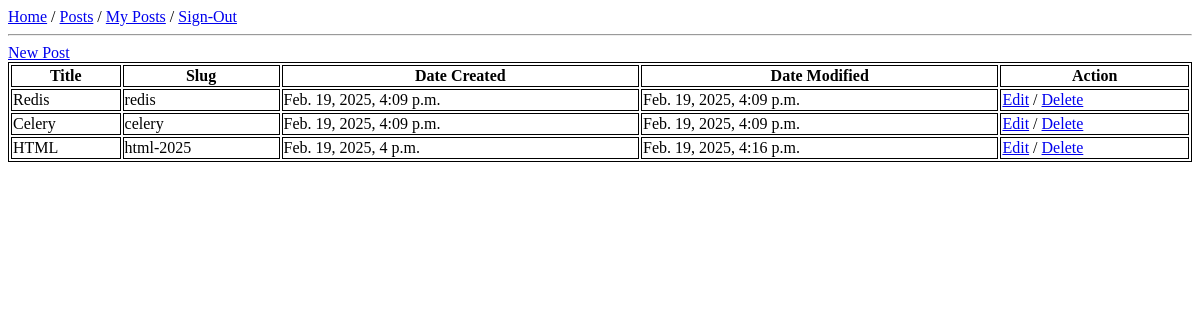
The page /account/posts/ (signed in) on the database as committed earlier.
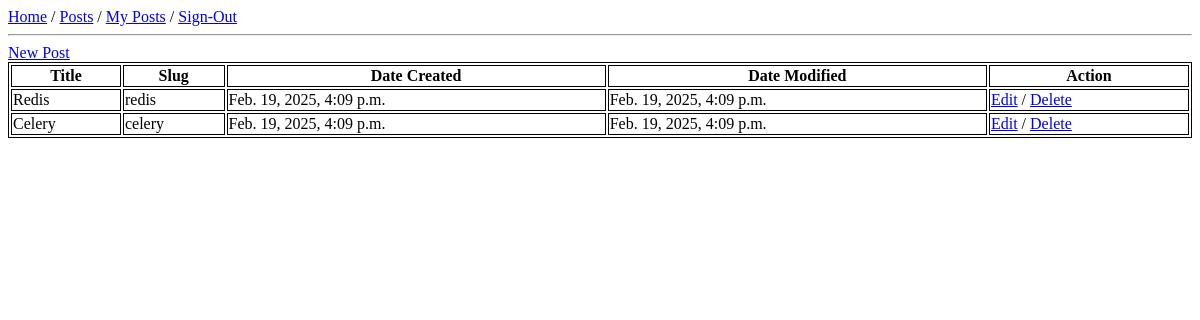
The same page on the database as committed later.
### Blog/models.py (models this page shows, shortened)
class Post(models.Model):
    title = models.CharField(max_length=100, unique=True)
    slug = models.SlugField(max_length=256, unique=True)
    content = models.TextField()
    author = models.ForeignKey(User, on_delete=models.CASCADE)
    date_created = models.DateTimeField(auto_now_add=True)
    date_modified = models.DateTimeField(auto_now=True)
    class Meta:
        verbose_name = 'Post'
        verbose_name_plural = 'Posts'
        ordering = ['-date_created']

### Users/views.py (the view)
# urls.py: path('posts/', PostsView.as_view(), name='blog_posts'),
@method_decorator(login_required, name='dispatch')
class PostsView(View):
    template_name = 'users/posts.html'
    context = {'title': 'My Posts'}
    def get(self, request, *args, **kwargs):
        posts = Post.objects.filter(author=request.user)
        self.context['posts'] = posts
        return render(request=request, template_name=self.template_name, context=self.context)

### Users/templates/users/posts.html (shortened to what this page needs)
{% extends 'blog/base.html' %}
{% block content %}
<a href="{% url 'users_post_create' %}">New Post</a>
{% if posts %}
<table style="width:100%">
  <tr>
    <th>Title</th>
    <th>Slug</th>
    <th>Date Created</th>
    <th>Date Modified</th>
    <th>Action</th>
  </tr>
{% for post in posts %}
  <tr>
    <td>{{ post.title }}</td>
    <td>{{ post.slug }}</td>
    <td>{{ post.date_created }}</td>
    <td>{{ post.date_modified }}</td>
    <td><a href="{% url 'users_post_edit' post.slug  %}">Edit</a> / <a href="{% url 'users_post_delete' post.slug %}">Delete</a></td>
  </tr>
{% endfor %}
</table>
{% else %}
<p>No Posts Yet</p>
{% endif %}
{% endblock content %}

Rows that differ between the two databases and show on the page:
removed Post: title "HTML", slug "html-2025", date_created "Feb. 19, 2025, 4 p.m.", date_modified "Feb. 19, 2025, 4:16 p.m."
